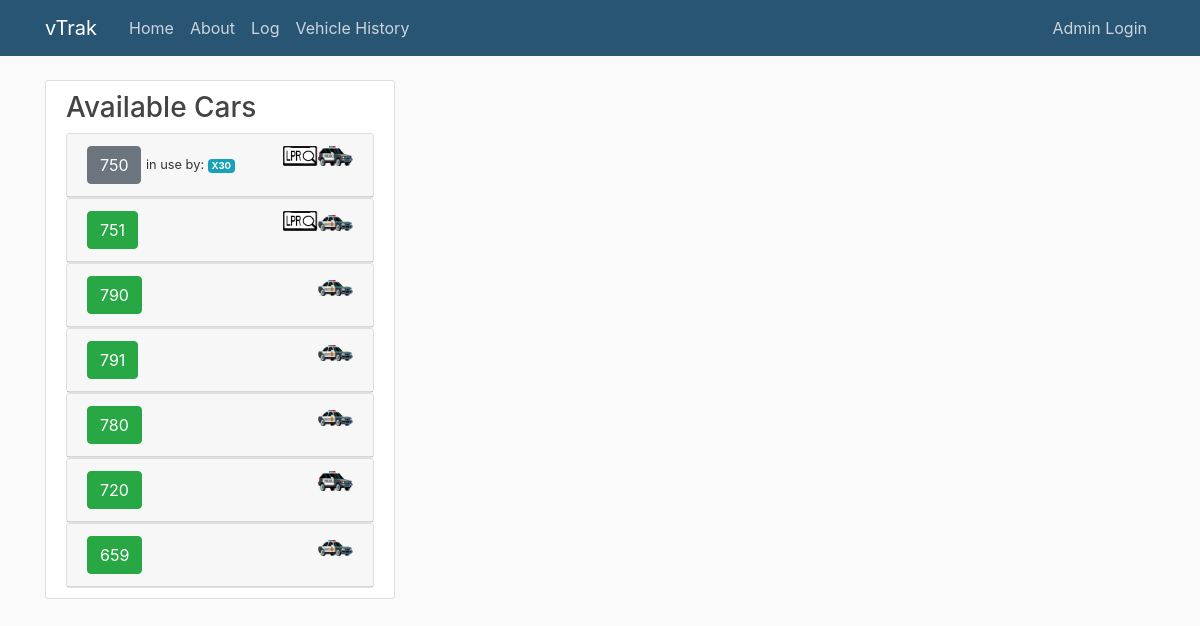
The app's page /, older data.
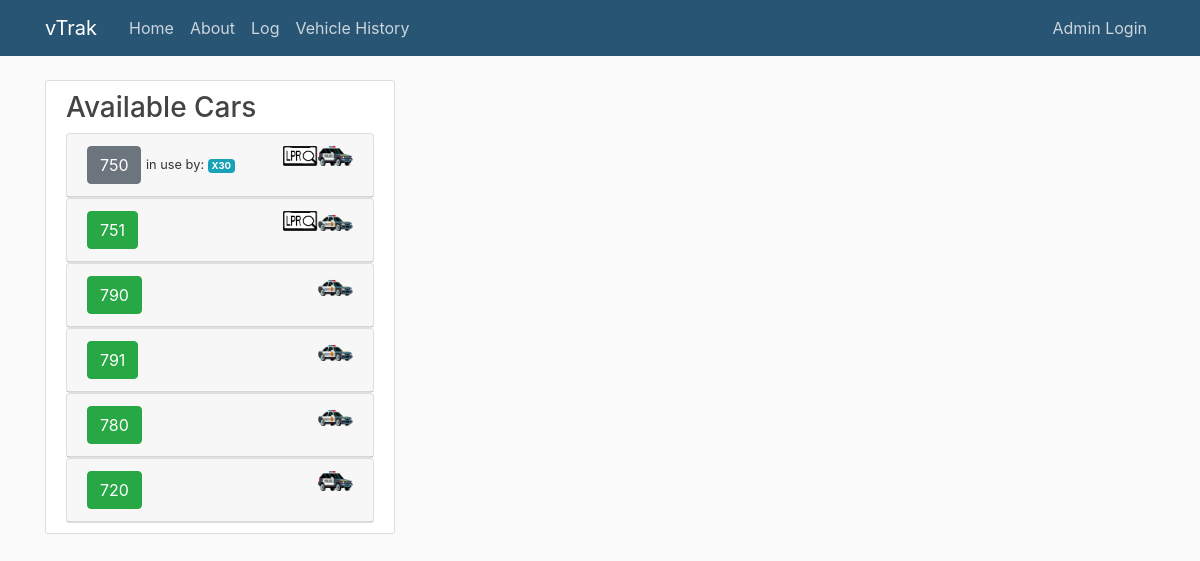
The same page, newer data.
### vTrak/models.py (models this page shows, shortened)
class Vehicletable(models.Model):
    vehnum = models.CharField(max_length=3)
    vehtype = models.ForeignKey('Typetable', on_delete=models.PROTECT)
    is_lpr = models.BooleanField(default='False')
    isforpatrol = models.BooleanField(default='False')
    status = models.ForeignKey('Statustable', on_delete=models.PROTECT)
    is_active = models.BooleanField(default='False')
    datetaken = models.DateTimeField(default=timezone.now)
    callsigninuse = models.CharField(max_length=7, default=False, blank=True)

### vTrak/views.py (the view)
# urls.py: 2. Add a URL to urlpatterns:  path('', views.home, name='home')
def home(request):
    if request.method == "POST":
        setAssigned = ActivityForm(request.POST)
        setClear = ClearCar(request.POST)
        if setAssigned.is_valid():
            assignedcar = setAssigned.cleaned_data['vehnum']
            print("Console Log: Vehicle " + assignedcar + " is being checked out.")
            Vehicletable.objects.filter(vehnum=assignedcar).update(status_id='3', callsigninuse=setAssigned.cleaned_data['callsign'])
            Activitytable.objects.create(**setAssigned.cleaned_data)
            setAssigned = ActivityForm()
        if setClear.is_valid():
            if setClear.backtoclear.check_test:
                Vehicletable.objects.filter(vehnum=setClear.cleaned_data['clearedvehnum']).update(status_id='1')
                print("Vehicle " + setClear.cleaned_data['clearedvehnum'] + " is back in service")
                setClear = ClearCar()
    else:
        setAssigned = ActivityForm(request.POST)
        setClear = ClearCar(request.POST)
    content = {
        'setAssigned': setAssigned,
        'setClear': setClear,
        'Squadinfo': Squadtable.objects.all(),
        'Vehicleinfo': Vehicletable.objects.all(),
    }
    return render(request, 'vTrak/home.html', content)

### vTrak/templates/vTrak/home.html (shortened to what this page needs)
{% extends "vTrak/base.html" %}
{% load static %}
{% block content %}
    <div class="row">
        <div class="col-md-4">
            <div class="content-section">
                <h3>Available Cars</h3>
                <ul class="list-group">
                    {% for veh in Vehicleinfo %}
                        {% if veh.is_active and veh.isforpatrol %}
                            <div id="accordion" role="tablist">
                                <div class="card">
                                    <div class="card-header" role="tab" id="headingOne">
                                        {% if veh.status_id == 2 %}
                                            <button class="btn btn-danger" data-toggle="collapse" href="#collapseInfo{{ veh.id }}" aria-expanded="true"
                                                    aria-controls="collapse{{ veh.id }}">
                                                {{ veh.vehnum }}
                                            </button>
                                        {% elif veh.status_id == 3 %}
                                            <button class="btn btn-secondary" data-toggle="collapse" href="#collapseInfo{{ veh.id }}" aria-expanded="true"
                                                    aria-controls="collapse{{ veh.id }}">
                                                {{ veh.vehnum }}
                                            </button>
                                            <small>in use by: <span class="badge badge-info">{{ veh.callsigninuse.upper }} </span> </small>
                                        {% elif veh.status_id == 1 %}
                                            <button class="btn btn-success" data-toggle="modal" href="#Modal{{ veh.id }}" aria-expanded="true"
                                                    aria-controls="collapse{{ veh.id }}">
                                                {{ veh.vehnum }}
                                            </button>
                                        {% endif %}
                                        {% if veh.vehtype_id == 1 %}
                                            <img src="{% static 'vTrak/media/Vehicle-SUV.png' %}" align="right" alt="SUV" width="35" height="20">
                                        {% elif veh.vehtype_id == 2 %}
                                            <img src="{% static 'vTrak/media/VehicleCrownVic.png' %}" align="right" alt="Crown Vic" width="35" height="20">
                                        {% endif %}
                                        {% if veh.is_lpr %}
                                            <img src="{% static 'vTrak/media/LPR.png' %}" align="right" alt="LPR" width="35" height="20">
                                        {% endif %}
                                    </div>
                                </div>
                            </div>
                        {% endif %}
                    {% endfor %}
                </ul>
            </div>
        </div>
    </div>
{% endblock content %}

Row changes from the older to the newer data that the page shows:
no longer on this page (row edited): Vehicletable: vehnum "659", is_active True (drawn)
